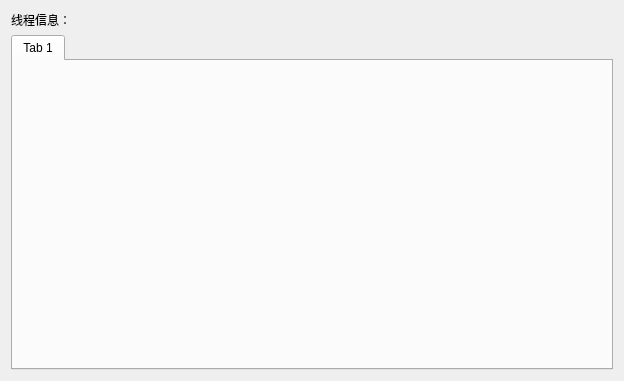
<?xml version="1.0" encoding="UTF-8"?>
<ui version="4.0">
 <class>threadLogWidget</class>
 <widget class="QWidget" name="threadLogWidget">
  <property name="geometry">
   <rect>
    <x>0</x>
    <y>0</y>
    <width>624</width>
    <height>381</height>
   </rect>
  </property>
  <property name="windowTitle">
   <string>线程日志</string>
  </property>
  <layout class="QVBoxLayout" name="verticalLayout">
   <item>
    <widget class="QLabel" name="label">
     <property name="text">
      <string>线程信息：</string>
     </property>
    </widget>
   </item>
   <item>
    <widget class="QTabWidget" name="tabWidget">
     <property name="currentIndex">
      <number>0</number>
     </property>
     <widget class="QWidget" name="tab">
      <attribute name="title">
       <string>Tab 1</string>
      </attribute>
     </widget>
    </widget>
   </item>
  </layout>
 </widget>
 <resources/>
 <connections/>
</ui>
